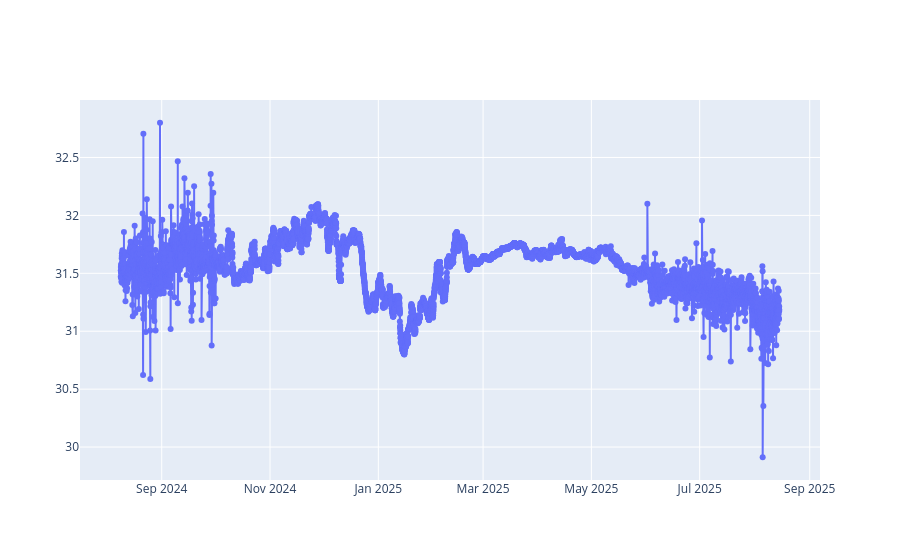

This figure's notebook cell:
### Code cell
fig = go.Figure()
line = go.Scatter(x=ts1.index.values,y=ts1['salinity (PSU)'].values,mode='markers+lines',)
fig.add_trace(line)

### Figure 1 — Plotly figure (JSON) as saved in the notebook; plotly's stock layout.template omitted (floating-point values rounded to 4 significant figures; data arrays with more than 128 entries replaced by an {"elided": "..."} marker saying what was removed)
{"data": [{"mode": "markers+lines", "type": "scatter", "x": {"elided": "8903 str values"}, "y": {"elided": "8903 float values"}}], "layout": {}}
